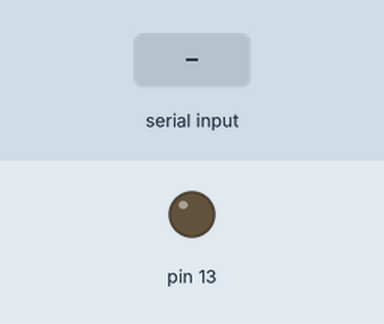
Simulated run of this sketch. Board: Arduino Uno, built with avr-gcc and run on an emulated ATmega328P. On the bench: output pins drawn as LEDs (lit = HIGH). Dashed ring = blinking. The test bench sets the inputs (shaded band).

Above: at 1.2 s.
1.3 s: "h" received over Serial
At 1.8 s:
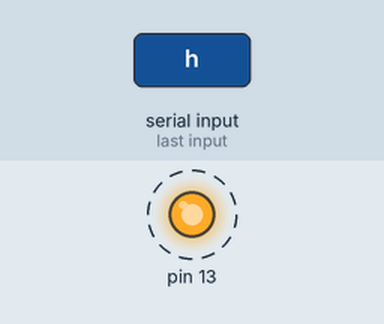
4.3 s: "1" received over Serial
At 5.3 s:
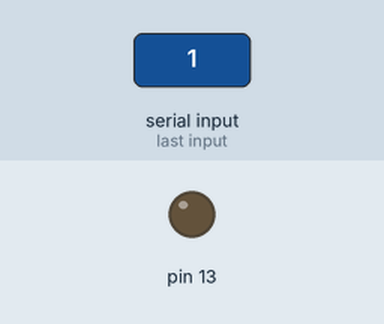
Timing chart, 0 to 7.3 s (numbered marks = the images above; inputs shaded):
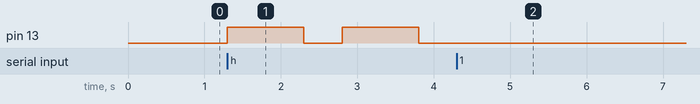

The sketch:

sketch_feb17b.ino
```cpp
int k;

void setup() {
  Serial.begin(9600);
  pinMode(13, OUTPUT);
}

void loop() {

  if (Serial.available()) {
    k = Serial.read();
  }
  if(k=='h'){
    digitalWrite(13,HIGH);
    delay(1000);
    digitalWrite(13,LOW);
    delay(500);
  }
}
```

Measured:
- after the input at 1.3 s, pin 13: alternates HIGH for 1.0 s and LOW for 0.50 s, starting at once
- after the input at 4.3 s, pin 13: stops changing and stays LOW
